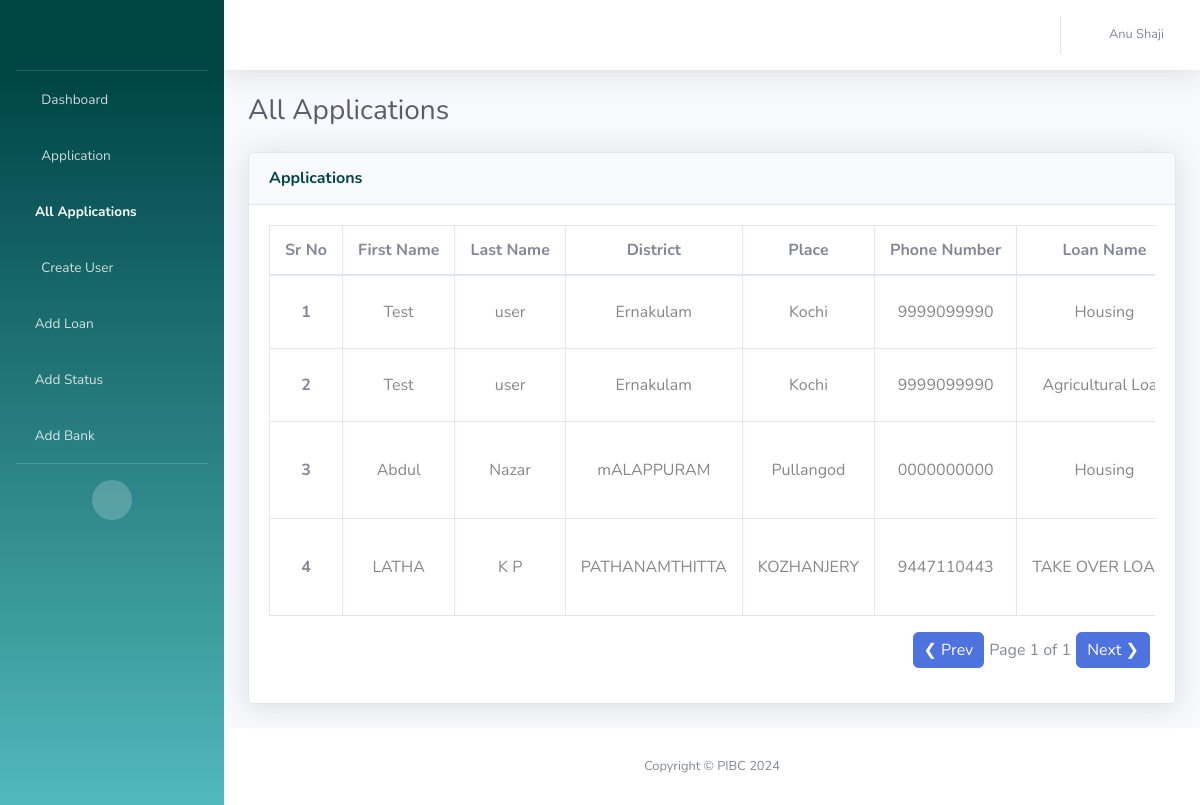
Page /all-application (signed in) on the earlier database version.
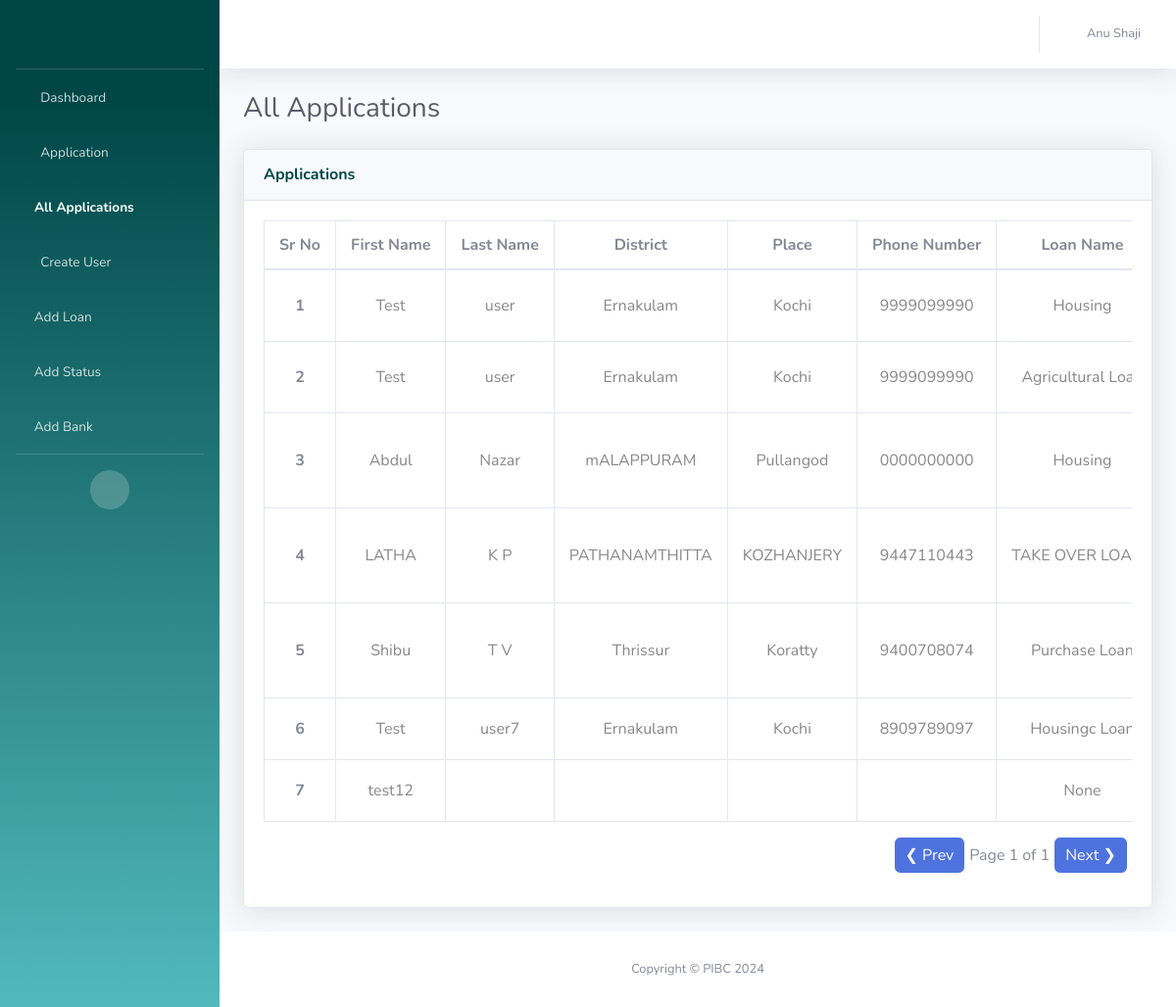
Same page on the later database version.
### UserApp/models.py (models this page shows, shortened)
class LoanApplicationModel(models.Model):
    ACCEPT = 'Accept'
    REJECT = 'Reject'
    NOT_SELECTED = 'Not selected'
    STATUS_CHOICES = [
        (ACCEPT, 'Accept'),
        (REJECT, 'Reject'),
        (NOT_SELECTED, 'Not selected'),
    ]
    form_id = models.AutoField(primary_key=True)
    first_name = models.CharField(max_length=100)
    last_name = models.CharField(max_length=100, null=True, blank=True)
    district = models.CharField(max_length=100, null=True, blank=True)
    place = models.CharField(max_length=100, null=True, blank=True)
    phone_no = models.CharField(max_length=15, null=True, blank=True)
    guaranter_name = models.CharField(max_length=100, null=True, blank=True)
    guaranter_phoneno = models.CharField(max_length=50, null=True, blank=True)
    guaranter_job = models.CharField(max_length=100, null=True, blank=True)
    guaranter_cibil_score = models.CharField(max_length=50, null=True, blank=True)
    guaranter_cibil_issue = models.TextField(null=True, blank=True)
    guaranter_it_payable = models.BooleanField(default=False)
    guaranter_years = models.ForeignKey(YearModel, on_delete=models.SET_NULL, null=True, blank=True, related_name='guaranter_year')
    job = models.CharField(max_length=100, null=True, blank=True)
    cibil_score = models.CharField(max_length=100, null=True, blank=True)
    cibil_issue = models.TextField(null=True, blank=True)
    it_payable = models.BooleanField(default=False)
    years = models.ForeignKey(YearModel, on_delete=models.SET_NULL, null=True,blank=True, related_name='customer_year')
    loan_name = models.ForeignKey(LoanModel, on_delete=models.SET_NULL, null=True, blank=True)
    loan_amount = models.DecimalField(max_digits=10,default=0, decimal_places=2, null=True, blank=True)
    followup_date = models.DateField(null = True)
    description = models.TextField(null=True, blank=True)
    status_name = models.ForeignKey(StatusModel, on_delete=models.SET_NULL, null=True, blank=True)
    application_description = models.TextField(null=True, blank=True)
    bank_name = models.ForeignKey(BankModel, on_delete=models.SET_NULL, null=True, blank=True)
    executive_name = models.CharField(max_length=100, null=True, blank=True)
    mobileno_1 = models.CharField(max_length=15,null=True, blank=True)
    mobileno_2 = models.CharField(max_length=15, blank=True, null=True)
    assigned_to = models.ManyToManyField(AdminModel, blank=True)
    document_description = models.TextField(null=True, blank=True)
    workstatus = models.CharField(
        max_length=20,
        choices=STATUS_CHOICES,
        default=NOT_SELECTED,  # Set default value to "Not selected"
        null=True,
    )

class LoanModel(models.Model):
    loan_id = models.AutoField(primary_key=True)
    loan_name = models.CharField(max_length=100)
    def __str__(self):
        return self.loan_name

### UserApp/views.py (the view)
# urls.py: path('all-application', views.all_app, name='allapp'),
def all_app(request):
    user = request.session.get('user', None)
    if user is None:
        return redirect('/login')
    else:
        loan_app = LoanApplicationModel.objects.all()
        admin = AdminModel.objects.get(admin_id=user)
        if admin.admin_last_name:
            admin_name = f"{admin.admin_first_name} {admin.admin_last_name}"
        else:
            admin_name = f"{admin.admin_first_name}"
        return render(request, 'all-files.html', {'username': admin_name, 'admin': admin, 'forms':loan_app})

### UserApp/models.py (called while the page is built)
    def __str__(self):
        return self.status_name

    def __str__(self):
        return self.bank_name

### templates/all-files.html (shortened to what this page needs)
<!DOCTYPE html>
<html lang="en">
<head>
    {% load static %}
    <link href="{% static 'vendor/fontawesome-free/css/all.min.css' %}" rel="stylesheet" type="text/css">
    <link href="{% static 'css/sb-admin-2.min.css' %}" rel="stylesheet">
  </head>
<body id="page-top">
    <div id="wrapper">
        <ul class="navbar-nav bg-gradient-primary sidebar sidebar-dark accordion" id="accordionSidebar">
            <a class="sidebar-brand d-flex align-items-center justify-content-center" href="{% url 'home' %}">
                <div class="logo" style="background-image: url({% static 'img/pibc.png' %});"></div>
            </a>
            <hr class="sidebar-divider my-0">
            <li class="nav-item">
                <a class="nav-link" href="{% url 'home' %}">
                    <i class="fas fa-fw fa-tachometer-alt"></i>
                    <span>Dashboard</span></a>
            </li>
            {% if admin.is_superadmin %}
            <li class="nav-item">
                <a class="nav-link" href="{% url 'form' %}">
                    <i class="fas fa-fw fa-file"></i>
                    <span>Application</span></a>
            </li>
            {% endif %}
            {% if admin.is_superadmin %}
            <li class="nav-item active">
                <a class="nav-link" href="{% url 'allapp' %}">
                    <i class="fas fa-list-alt"></i>
                    <span>All Applications</span></a>
            </li>
            {% endif %}
            {% if admin.is_superadmin %}
            <li class="nav-item">
                <a class="nav-link" href="{% url 'create-user' %}">
                    <i class="fas fa-fw fa-user-plus"></i>
                    <span>Create User</span></a>
            </li>
            {% endif %}
            {% if admin.is_superadmin %}
            <li class="nav-item">
                <a class="nav-link" href="{% url 'addloan' %}">
                    <i class="fas fa-file-invoice-dollar"></i>
                    <span>Add Loan</span></a>
            </li>
            {% endif %}
            {% if admin.is_superadmin %}
            <li class="nav-item">
                <a class="nav-link" href="{% url 'addstatus' %}">
                    <i class="fas fa-edit"></i>
                    <span>Add Status</span></a>
            </li>
            {% endif %}
            {% if admin.is_superadmin %}
            <li class="nav-item">
                <a class="nav-link" href="{% url 'addbank' %}">
                    <i class="fas fa-university"></i>
                    <span>Add Bank</span></a>
            </li>
            {% endif %}
            <hr class="sidebar-divider d-none d-md-block">
            <div class="text-center d-none d-md-inline">
                <button class="rounded-circle border-0" id="sidebarToggle"></button>
            </div>
        </ul>
        <div id="content-wrapper" class="d-flex flex-column">
            <div id="content">
                <nav class="navbar navbar-expand navbar-light bg-white topbar mb-4 static-top shadow">
                    <ul class="navbar-nav ml-auto">
                        <li class="nav-item dropdown no-arrow">
                            <a class="nav-link dropdown-toggle" href="#" id="userDropdown" role="button"
                                data-toggle="dropdown" aria-haspopup="true" aria-expanded="false">
                                <i class="fas fa-fw fa-user"></i>
                                <span class="mr-2 d-none d-lg-inline text-gray-600 small">{{username}}</span>
                            </a>
                        </li>
                    </ul>
                </nav>
                <div class="container-fluid">
                    <div class="d-sm-flex align-items-center justify-content-between mb-4">
                        <h1 class="h3 mb-0 text-gray-800">All Applications</h1>
                    </div>
                    <div class="row">
                        <div class="col-xl-12 col-lg-7">
                            <div class="card shadow mb-4">
                                <div
                                    class="card-header py-3 d-flex flex-row align-items-center justify-content-between">
                                    <h6 class="m-0 font-weight-bold text-primary">Applications</h6>
                                </div>
                                <div class="card-body">
                                    <div class="table-responsive-xxl">
                                        <div style="overflow-x: auto; max-width: 100%;">
                                            <table class="table table-bordered table-hover all-users">
                                                <thead>
                                                    <tr>
                                                      <th scope="col">Sr No</th>
                                                      <th scope="col">First Name</th>
                                                      <th scope="col">Last Name</th>
                                                      <th scope="col">District</th>
                                                      <th scope="col">Place</th>
                                                      <th scope="col">Phone Number</th>
                                                      <th scope="col">Loan Name</th>
                                                    </tr>
                                                </thead>
                                                <tbody>
                                                    {% for form in forms %}
                                                    <tr>
                                                    <th scope="row">{{ forloop.counter }}</th>
                                                    <td>{{form.first_name}}</td>
                                                    <td>{{form.last_name}}</td>
                                                    <td>{{form.district}}</td>
                                                    <td>{{form.place}}</td>
                                                    <td>{{form.phone_no}}</td>
                                                    <td>{{form.loan_name}}</td>
                                                    </tr>
                                                    {% endfor %}
                                                </tbody>
                                            </table>
                                            <div class="pagination" style="text-align: right;">
                                                <button class="prev btn btn-primary" onclick="changePage(-1)">&#10094; Prev</button>
                                                <span id="page-info"></span>
                                                <button class="next btn btn-primary" onclick="changePage(1)">Next &#10095;</button>
                                            </div>
                                        </div>
                                    </div>
                                </div>
                            </div>
                        </div>
                    </div>
                </div>
            </div>
            <footer class="sticky-footer bg-white">
                <div class="container my-auto">
                    <div class="copyright text-center my-auto">
                        <span>Copyright &copy; PIBC 2024</span>
                    </div>
                </div>
            </footer>
        </div>
    </div>
</body>
</html>

### templates/all-files.html (style rules this page uses)
.logo { height:2.5rem; width:8rem; background-position: center; background-size: cover; background-repeat: no-repeat; }
.table th { white-space: nowrap; }
.table td { white-space: nowrap; color: #878787; }
.table { width: 100%; margin-bottom: 1rem; background-color: transparent; }
.table th, .table td { padding: 12px 15px; vertical-align: middle; text-align: center; }
.table-responsive-xxl { padding-bottom: 15px; }
.pagination { display: flex; justify-content: flex-end; margin-top: 10px; }
.pagination button { margin: 0 5px; padding: 5px 10px; cursor: pointer; }
#page-info { align-self: center; }

Differences in the rows shown:
added LoanApplicationModel: first_name "Shibu", last_name "T V", district "Thrissur", place "Koratty", phone_no "9400708074", loan_name "Purchase…"
added LoanApplicationModel: first_name "Test", last_name "user7", district "Ernakulam", place "Kochi", phone_no "8909789097", loan_name "Housingc…"
added LoanApplicationModel: first_name "test12", loan_name "None"
